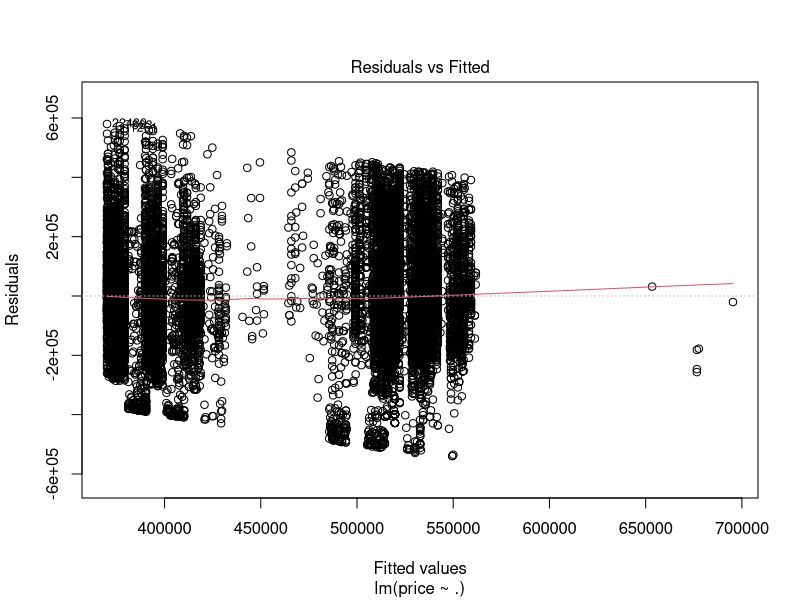
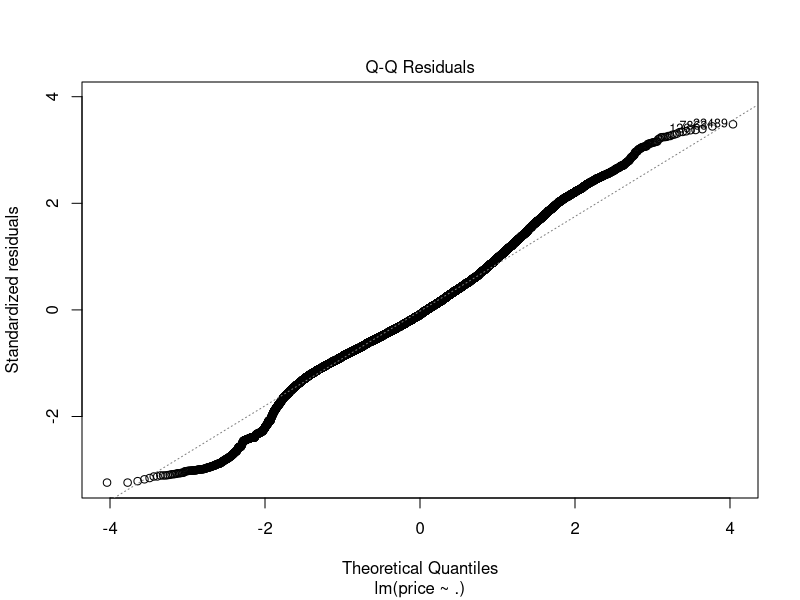
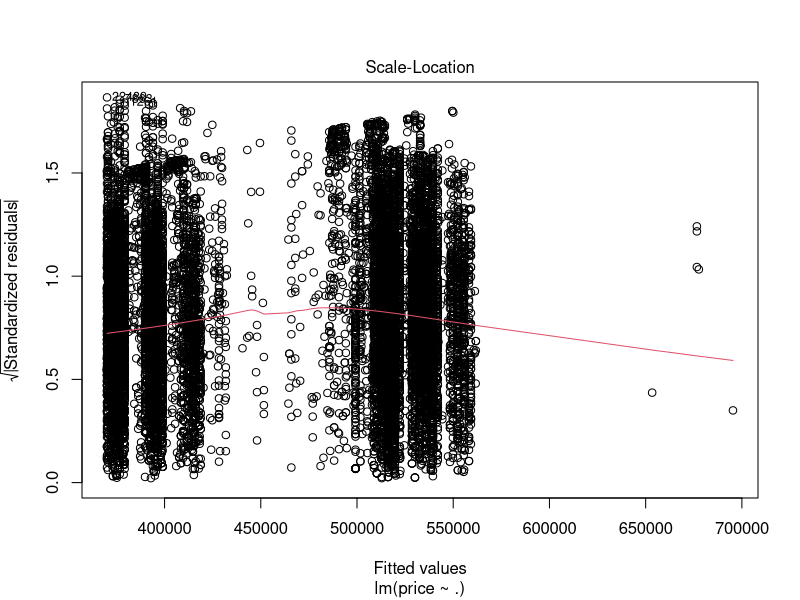
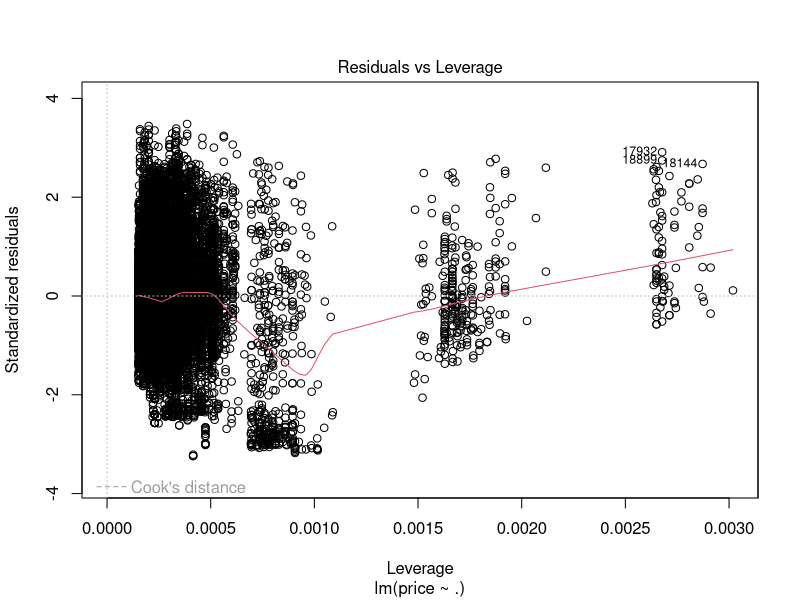
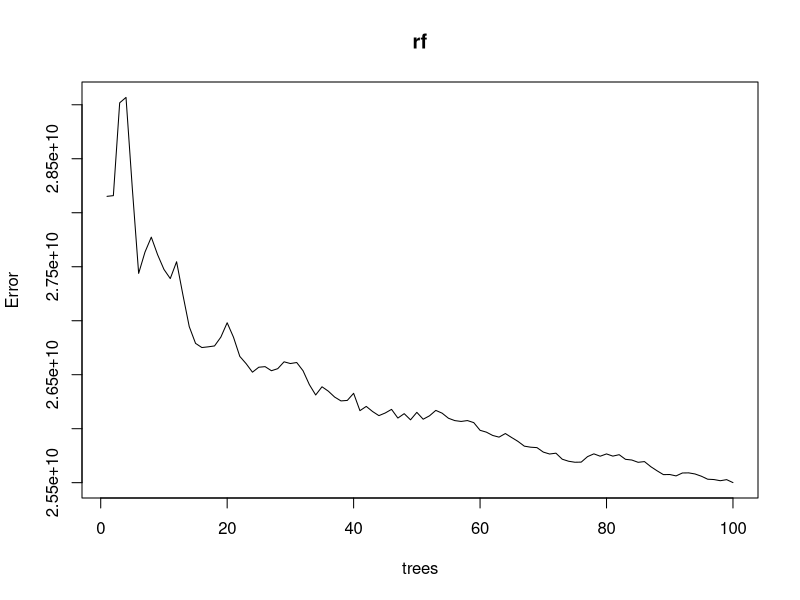

Reproduce these figures in R, in order.
## ---- chunk 1
knitr::opts_chunk$set(echo = TRUE)
## ---- chunk 2
library(randomForest)
library(rpart)
library(caret)
library(e1071)
library(Metrics)
library(caTools)
## ---- chunk 3
library(caTools)
data <- read.csv("data.csv")
set.seed(123)
split = sample.split(data$price, SplitRatio = 0.8)
train_set = subset(data, split == TRUE)
test_set = subset(data, split == FALSE)

#Write new files for the train and test sets
write.csv(train_set, "y_train.csv", row.names = FALSE)
write.csv(test_set, "y_test.csv", row.names = FALSE)
## ---- chunk 4
# Multilinear regression
multi = lm(formula = price ~ ., data = train_set)

#Predicting the test values
y_pred_m = predict(multi, newdata = test_set)


#Performance metrics
mae_m = mae(test_set[[1]], y_pred_m)
rmse_m = rmse(test_set[[1]], y_pred_m)
mae_m
rmse_m
print(multi)
plot(multi)
saveRDS(multi, file = "./multimodel.rds")
## ---- chunk 5
svm <- svm(formula = price~ .,data = train_set, type = "eps-regression", cost = 1, gamma = 0.9)

#Predict using SVM regression
y_pred_svm <- predict(svm, test_set)

#Performance metrics
mae_svm = mae(test_set[[1]], y_pred_svm)
rmse_svm = rmse(test_set[[1]], y_pred_svm)
mae_svm
rmse_svm
svm
saveRDS(svm, file = "./svmmodel.rds")
## ---- chunk 6
set.seed(123)
rf = randomForest(formula = price ~ ., data = train_set, ntree = 100)

#Predicting the test values
y_pred_rf = predict(rf, newdata = test_set)

#Performance metrics
mae_rf = mae(test_set[[1]], y_pred_rf)
rmse_rf = rmse(test_set[[1]], y_pred_rf)
mae_rf
rmse_rf
plot(rf)
rf
